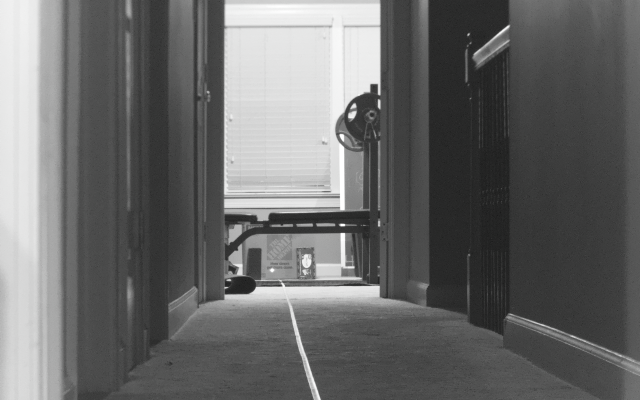
#> input picture software/calib_data/bs46ft/scene_20ms.png, 1280 x 800 px (shown at 1/2 size)
$ python shift.py ../scene_20ms.png ../scene_2ms.png
#> lines starting #> are read from the running program, lines starting #| are printed output that depends on the picture
import sys, cv2, numpy as np
a=cv2.imread(sys.argv[1],0).astype(np.float32); b=cv2.imread(sys.argv[2],0).astype(np.float32)
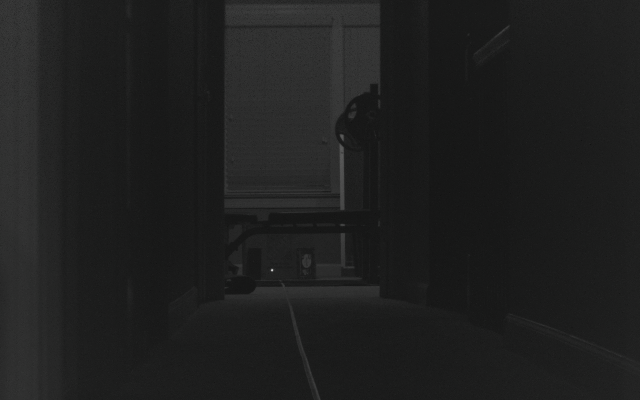
#> input picture software/calib_data/bs46ft/scene_2ms.png, 1280 x 800 px (shown at 1/2 size)
for name,(x0,y0,x1,y1) in {"rack":(660,140,800,290),"doorframe":(420,40,520,460),"blinds":(470,40,660,200)}.items():
    t=a[y0:y1,x0:x1]; s=b[y0-40:y1+40,x0-40:x1+40]
    r=cv2.matchTemplate(s,t,cv2.TM_CCOEFF_NORMED); _,mx,_,(px,py)=cv2.minMaxLoc(r)
    # subpixel parabola
    def sp(v,i):
        return 0 if i<=0 or i>=len(v)-1 else 0.5*(v[i-1]-v[i+1])/(v[i-1]-2*v[i]+v[i+1])
    dx=px-40+sp(r[py,:],px); dy=py-40+sp(r[:,px],py)
    print(f"{name:9s} dx {dx:+.2f} dy {dy:+.2f} (corr {mx:.3f})")
#> this loop made 3 passes
#> (mx, dx, dy) on passes 1 to 3: (0.957, -0.198, -0.253), (0.929, 0.195, -0.00994), (0.443, 0.0426, -0.057)
#| rack      dx -0.20 dy -0.25 (corr 0.957)
#| doorframe dx +0.20 dy -0.01 (corr 0.929)
#| blinds    dx +0.04 dy -0.06 (corr 0.443)
#> pass 1, `t = a[y0:y1, x0:x1]`:
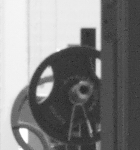
#> t: shape (150, 140) float32; min 33, max 255, mean 130.5
#> pass 1, `s = b[y0 - 40:y1 + 40, x0 - 40:x1 + 40]`:
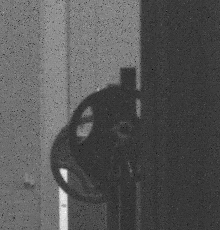
#> s: shape (230, 220) float32; min 3, max 99, mean 35.5; drawn with min black and max white
#> pass 1, `r = cv2.matchTemplate(s, t, cv2.TM_CCOEFF_NORMED)`:
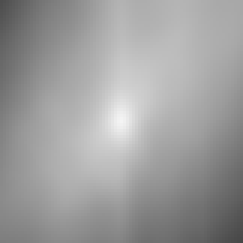
#> r: shape (81, 81) float32 (shown 3 times larger); min 0.277, max 0.957, mean 0.618
#> pass 2, `t = a[y0:y1, x0:x1]`:
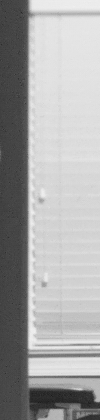
#> t: shape (420, 100) float32; min 27, max 240, mean 165.8
#> after the loop:
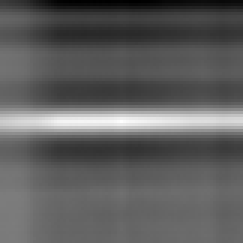
#> r: shape (81, 81) float32 (shown 3 times larger); min -0.211, max 0.443, mean 0.032; drawn with min black and max white
#> after the loop:
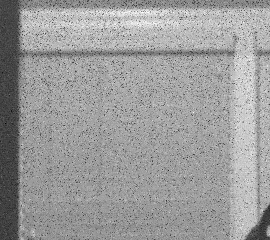
#> s: shape (240, 270) float32; min 10, max 69, mean 46.2; drawn with min black and max white
